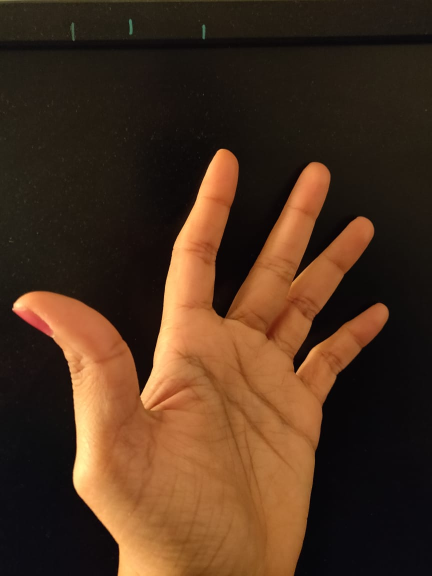
#> input picture 3.jpeg, 864 x 1152 px, given in place of InputImage_Original.jpeg, which was not available (shown at 1/2 size)
$ python Iterative_KMeans_ImageSegmentation.py
#> lines starting #> are read from the running program, lines starting #| are printed output that depends on the picture; pictures that were not available may be replaced by others from this repository, and a replacement may not be noted
# -*- coding: utf-8 -*-
"""
Created on Tue Mar  2 09:22:02 2021

@author: Aashika Varadharajan

@Project: ITERATIVE K-MEANS CLUSTERING FOR IMAGE SEGMENTATION
"""
# IMPORTING ALL THE REQUIRED LIBRARIES
import numpy as np
import cv2
from matplotlib import pyplot as plt
from PIL import Image

# FILEPATH CONTAINS THE PATH WHERE THE IMAGE IS STORED, AND THE IMAGE IS DISPLAYED
filepath = "KMeans/InputImage_Original.jpeg"
img = Image.open(filepath)
#> img is the input picture: PIL image 864x1152 RGB; mean R, G, B 75.5, 49.5, 30.3

# RESIZING THE IMAGE AS THE PROCESSOR TAKES VERY LONG FOR LARGE ITERATIONS,
# SAVING THE RESIZED IMAGE INTHE PATH FOR REFERENCE
resized_img = img.resize((100, 100))
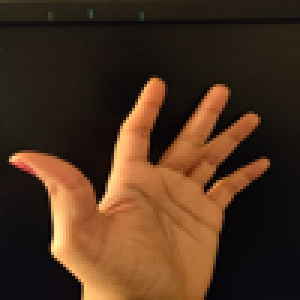
#> resized_img: PIL image 100x100 RGB (shown 3 times larger); mean R, G, B 75.4, 49.5, 30.2
resized_img.save("KMeans/resizedImage.jpg")

# COLOR IMAGE IS LOADED INTO THE VARIABLE X AS (H x W x 3)
X = cv2.imread("KMeans/resizedImage.jpg")
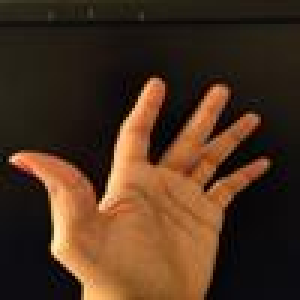
#> X: shape (100, 100, 3) (shown 3 times larger); mean B, G, R 30.8, 49.6, 75.2
# SINCE THE IMAGE IS LOADED IN THE FORM OF BGR, CONVERTING THE COLOR TO RGB
X = cv2.cvtColor(X, cv2.COLOR_BGR2RGB)

# RESHAPING X TO MAKE IT A 2D-ARRAY
pixel_values = X.reshape((-1,3))
pixel_values = np.float32(pixel_values)

# GETTING USER INPUT FOR NUMBER OF CLUSTERS AFTER CHOOSING THE OPTIMUM VALUE OF k
k = int(input("Enter the value for number of clusters: "))
#> the answer given: 3
conv_list = []
label_list = []
centers_list = []
label_array = []
# CRITERIA FOR TRAINING THE K-MEANS BLACK-BOX FUNCTION
criteria = (cv2.TERM_CRITERIA_EPS + cv2.TERM_CRITERIA_MAX_ITER, 10, 1)
# ITERATION VALUE UPTO WHICH THE ITERATIVE K-MEANS WILL BE CALCULATED
attempts = 100

#ITERATION FOR 100 TIMES TO GET 100 DIFFERENT VALUES FOR CLUSTER LABELS WITH DIFFERENT CENTROID EACH TIME IN RANDOM
for i in range(attempts):
    flags = cv2.KMEANS_RANDOM_CENTERS
#> (the run stopped early here; a loop or call above may not have finished)

$ run again, on 4.jpeg
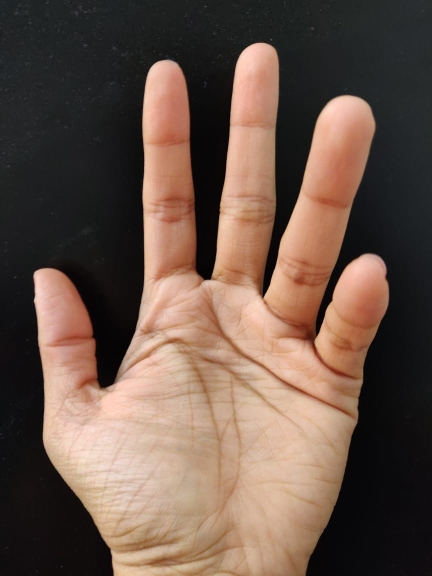
#> input picture 4.jpeg, 864 x 1152 px, given in place of InputImage_Original.jpeg, which was not available (shown at 1/2 size)
#> img is the input picture: PIL image 864x1152 RGB; mean R, G, B 105, 84.3, 72.6
#> `resized_img = img.resize((100, 100))`:
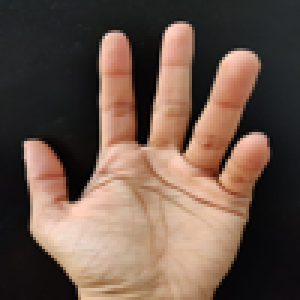
#> resized_img: PIL image 100x100 RGB (shown 3 times larger); mean R, G, B 105, 84.3, 72.6
#> `X = cv2.imread("KMeans/resizedImage.jpg")`:
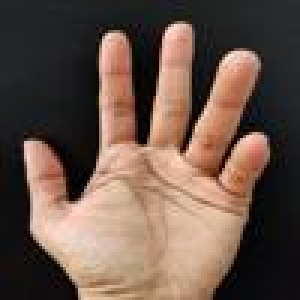
#> X: shape (100, 100, 3) (shown 3 times larger); mean B, G, R 73, 84.3, 105

$ run again, on 5.jpeg
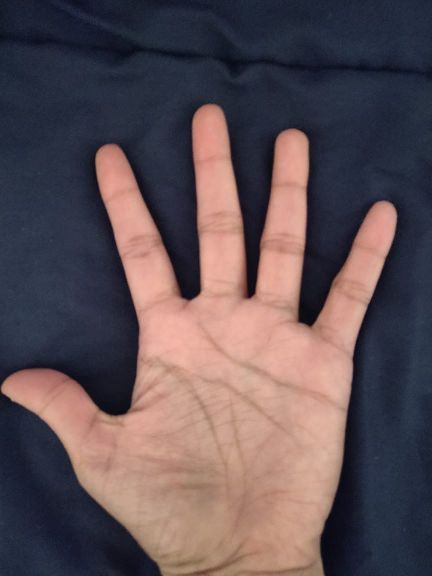
#> input picture 5.jpeg, 864 x 1152 px, given in place of InputImage_Original.jpeg, which was not available (shown at 1/2 size)
#> img is the input picture: PIL image 864x1152 RGB; mean R, G, B 94.2, 79.7, 84.3
#> `resized_img = img.resize((100, 100))`:
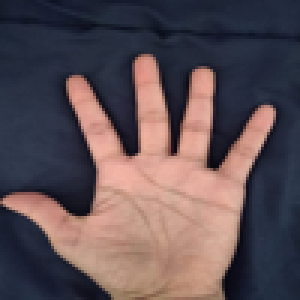
#> resized_img: PIL image 100x100 RGB (shown 3 times larger); mean R, G, B 94.2, 79.7, 84.3
#> `X = cv2.imread("KMeans/resizedImage.jpg")`:
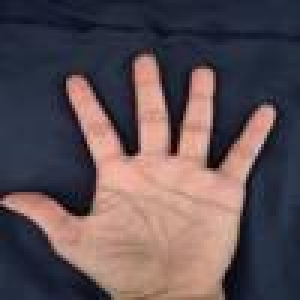
#> X: shape (100, 100, 3) (shown 3 times larger); mean B, G, R 84.3, 79.7, 94.3
